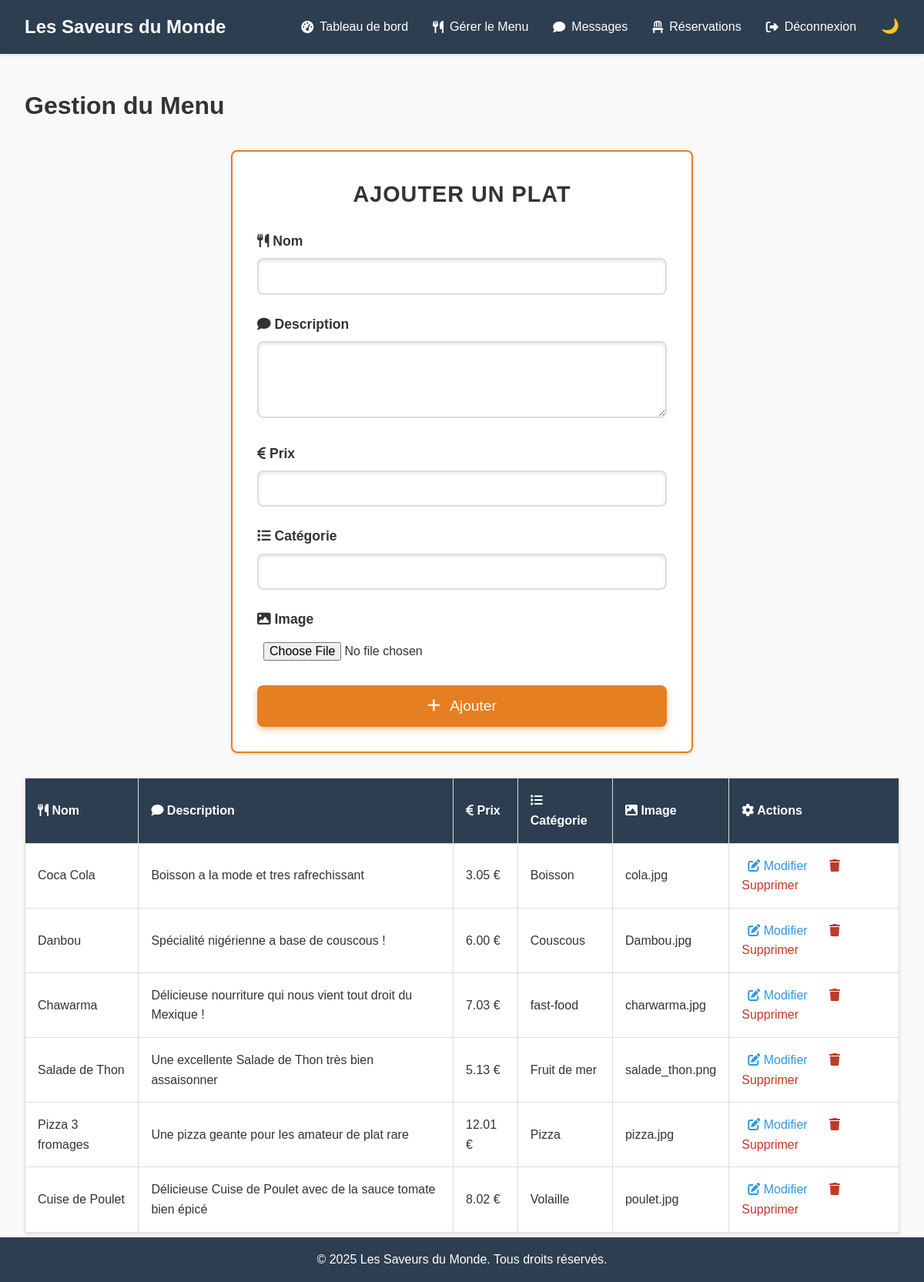
Screenshot of /admin/manage_menu.php (signed in) with the database file from the repository.
### tables this page shows
CREATE TABLE IF NOT EXISTS `menu` (
  `id` int NOT NULL AUTO_INCREMENT,
  `name` varchar(100) NOT NULL,
  `description` text,
  `price` decimal(10,2) NOT NULL,
  `category` varchar(50) DEFAULT NULL,
  `image` varchar(255) DEFAULT NULL,
  `created_at` timestamp NULL DEFAULT CURRENT_TIMESTAMP,
  PRIMARY KEY (`id`)
);

### admin/manage_menu.php (the view, shortened to what this page needs)
<?php
require_once '../includes/config.php';
$stmt = $pdo->query("SELECT * FROM menu ORDER BY category");
$menu_items = $stmt->fetchAll(PDO::FETCH_ASSOC);
require_once '../includes/header.php';
?>
<main>
    <h1>Gestion du Menu</h1>
    <section class="add-menu-form">
        <div class="form-container">
            <h2>Ajouter un plat</h2>
            <form method="POST" enctype="multipart/form-data">
                <div class="form-group">
                    <label for="name"><i class="fas fa-utensils"></i> Nom</label>
                    <input type="text" id="name" name="name" required>
                </div>
                <div class="form-group">
                    <label for="description"><i class="fas fa-comment"></i> Description</label>
                    <textarea id="description" name="description" required></textarea>
                </div>
                <div class="form-group">
                    <label for="price"><i class="fas fa-euro-sign"></i> Prix</label>
                    <input type="number" id="price" name="price" step="0.01" required>
                </div>
                <div class="form-group">
                    <label for="category"><i class="fas fa-list"></i> Catégorie</label>
                    <input type="text" id="category" name="category" required>
                </div>
                <div class="form-group">
                    <label for="image"><i class="fas fa-image"></i> Image</label>
                    <input type="file" id="image" name="image" accept="image/*">
                </div>
                <button type="submit" name="add" class="form-submit-btn"><i class="fas fa-plus"></i> Ajouter</button>
            </form>
        </div>
    </section>
    <section class="menu-list">
        <table>
            <thead>
                <tr>
                    <th><i class="fas fa-utensils"></i> Nom</th>
                    <th><i class="fas fa-comment"></i> Description</th>
                    <th><i class="fas fa-euro-sign"></i> Prix</th>
                    <th><i class="fas fa-list"></i> Catégorie</th>
                    <th><i class="fas fa-image"></i> Image</th>
                    <th><i class="fas fa-cog"></i> Actions</th>
                </tr>
            </thead>
            <tbody>
                <?php foreach ($menu_items as $item): ?>
                    <tr>
                        <td><?php echo htmlspecialchars($item['name']); ?></td>
                        <td><?php echo htmlspecialchars($item['description']); ?></td>
                        <td><?php echo htmlspecialchars($item['price']); ?> €</td>
                        <td><?php echo htmlspecialchars($item['category']); ?></td>
                        <td><?php echo htmlspecialchars($item['image']); ?></td>
                        <td>
                            <a href="#edit-<?php echo $item['id']; ?>" class="edit-btn" onclick="showEditForm(<?php echo $item['id']; ?>)"><i class="fas fa-edit"></i> Modifier</a>
                            <a href="?delete=<?php echo $item['id']; ?>" class="delete-btn" onclick="return confirm('Supprimer ce plat ?');"><i class="fas fa-trash"></i> Supprimer</a>
                        </td>
                    </tr>
                <?php endforeach; ?>
            </tbody>
        </table>
    </section>
</main>
<?php require_once '../includes/footer.php'; ?>

### assets/css/style.css (style rules this page uses)
:root { --bg-color: #f9f9f9; --text-color: #333; --nav-bg: #2c3e50; --nav-text: white; --card-bg: white; --shadow: rgba(0, 0, 0, 0.1); --form-bg: linear-gradient(135deg, #ffffff, #f1f1f1); --form-border: #e67e22; }
* { margin: 0; padding: 0; box-sizing: border-box; }
html { height: 100%; }
body { font-family: Arial, sans-serif; line-height: 1.6; background: var(--bg-color); color: var(--text-color); min-height: 100%; display: flex; flex-direction: column; }
main { margin-top: 80px; padding: 2rem; flex: 1; }
.menu-list table { width: 100%; border-collapse: collapse; background: var(--card-bg); box-shadow: 0 2px 4px var(--shadow); margin: 2rem 0; }
.menu-list th, .menu-list td { padding: 1rem; border: 1px solid #ddd; text-align: left; color: var(--text-color); }
.menu-list th { background: var(--nav-bg); color: var(--nav-text); }
.add-menu-form .form-container { background: var(--card-bg); padding: 2rem; border-radius: 8px; box-shadow: 0 2px 4px var(--shadow); max-width: 600px; margin: 2rem auto; }
.edit-btn { color: #3498db; text-decoration: none; padding: 0.5rem; margin-right: 0.5rem; transition: color 0.3s; }
.delete-btn { color: #c0392b; text-decoration: none; padding: 0.5rem; transition: color 0.3s; }
.form-container { max-width: 600px; margin: 2rem auto; padding: 2rem; background: var(--form-bg); border-radius: 12px; box-shadow: 0 4px 15px var(--shadow); border: 2px solid var(--form-border); animation: formFadeIn 0.5s ease-in-out; }
.form-container h2 { text-align: center; color: var(--text-color); margin-bottom: 1.5rem; font-size: 1.8rem; text-transform: uppercase; letter-spacing: 1px; }
.form-group { margin-bottom: 1.5rem; position: relative; }
.form-group label { display: block; margin-bottom: 0.5rem; color: var(--text-color); font-weight: bold; font-size: 1.1rem; }
.form-group input, .form-group textarea, .form-group select { width: 100%; padding: 0.8rem; border: 2px solid #ddd; border-radius: 8px; font-size: 1rem; transition: all 0.3s ease; background: var(--card-bg); box-shadow: inset 0 2px 4px var(--shadow); color: var(--text-color); }
.form-group textarea { min-height: 100px; resize: vertical; }
.form-group input[type="file"] { padding: 0.5rem; border: none; background: none; box-shadow: none; }
.cta-btn, .form-submit-btn { display: block; width: 100%; padding: 1rem; background: #e67e22; color: white; border: none; border-radius: 8px; font-size: 1.2rem; cursor: pointer; transition: all 0.3s ease; box-shadow: 0 4px 10px rgba(230, 126, 34, 0.4); }
.cta-btn i, .form-submit-btn i { margin-right: 0.5rem; transition: transform 0.3s ease; }

### rows the page displays
menu: name "Coca Cola", description "Boisson a la mode et tres rafrechissant", price "3.05", category "Boisson", image "cola.jpg"
menu: name "Danbou", description "Spécialité nigérienne a base de couscous !", price "6.00", category "Couscous", image "Dambou.jpg"
menu: name "Chawarma", description "Délicieuse nourriture qui nous vient tout droit du Mexique !", price "7.03", category "fast-food", image "charwarma.jpg"
menu: name "Salade de Thon", description "Une excellente Salade de Thon très bien assaisonner", price "5.13", category "Fruit de mer", image "salade_thon.png"
menu: name "Pizza 3 fromages", description "Une pizza geante pour les amateur de plat rare", price "12.01", category "Pizza", image "pizza.jpg"
menu: name "Cuise de Poulet", description "Délicieuse Cuise de Poulet avec de la sauce tomate bien épicé", price "8.02", category "Volaille", image "poulet.jpg"
